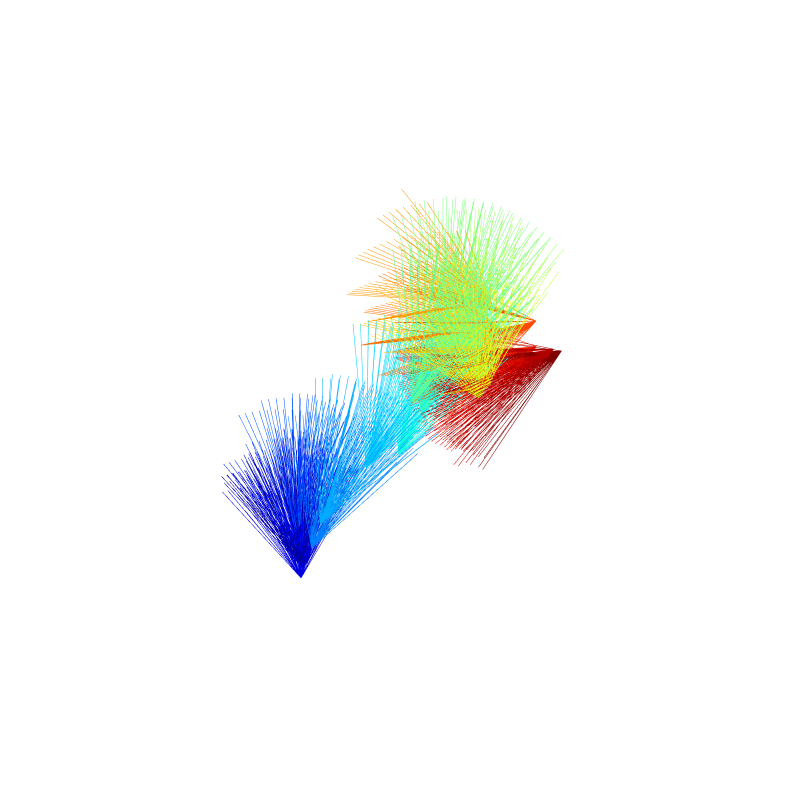

The code cell stored with this chart in its notebook:
### Code cell
reload(slam)
slam.visualize_camera_poses(data=data)
